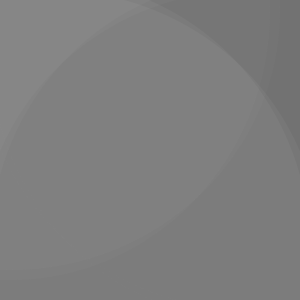
Frame 1 (no input)
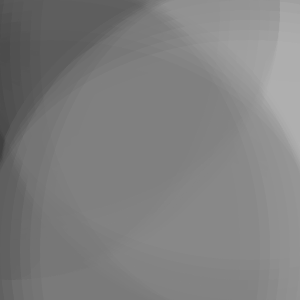
Frame 60 (the mouse pressed at the canvas centre just before this capture)
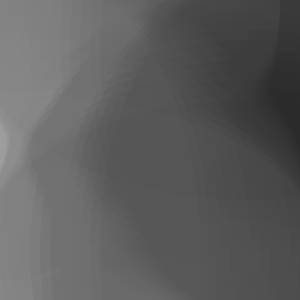
Frame 120 (the mouse held since frame 60 and released just before this capture)

The Processing sketch that drew these frames (run headless with seeded random() and noise(); from frame 60 on, the mouse is pressed at the canvas centre):

// Processing sketch: processing_14119
// ── processing_14119.pde

int canvasSize = 300;
CIRCLE circle1 = new CIRCLE(10,10, 64); 
CIRCLE circle2 = new CIRCLE(canvasSize - 50, 50, 128); 
CIRCLE circle3 = new CIRCLE(50, canvasSize - 50, 0); 
CIRCLE circle4 = new CIRCLE(canvasSize - 50, canvasSize - 50, 192); 


void setup()
{
  size(300, 300);
  background(120);
  noStroke();
}

void draw()
{
  circle1.drawCircle();
  circle2.drawCircle();
  circle3.drawCircle();
  circle4.drawCircle();
}


class CIRCLE
{
  int tone, x, y, wid, tSpeed = 5, wSpeed = 20;
  int maxSize = (int)(canvasSize * 1.8);
  CIRCLE(int a, int b, int c)
  {
    x = a;
    y = b;
    tone = c;
    wid = 0;
  }

  void drawCircle()
  {
    tone = (tone + tSpeed) % (255 * 2);
    wid = (wid + wSpeed) % (maxSize * 2);

    fill(abs(tone - 255),10);

    ellipse( x, y, abs(wid - maxSize), maxSize );
    ellipse( x, y, maxSize,  abs(wid - maxSize) );

//    delay(1);
  }
}
